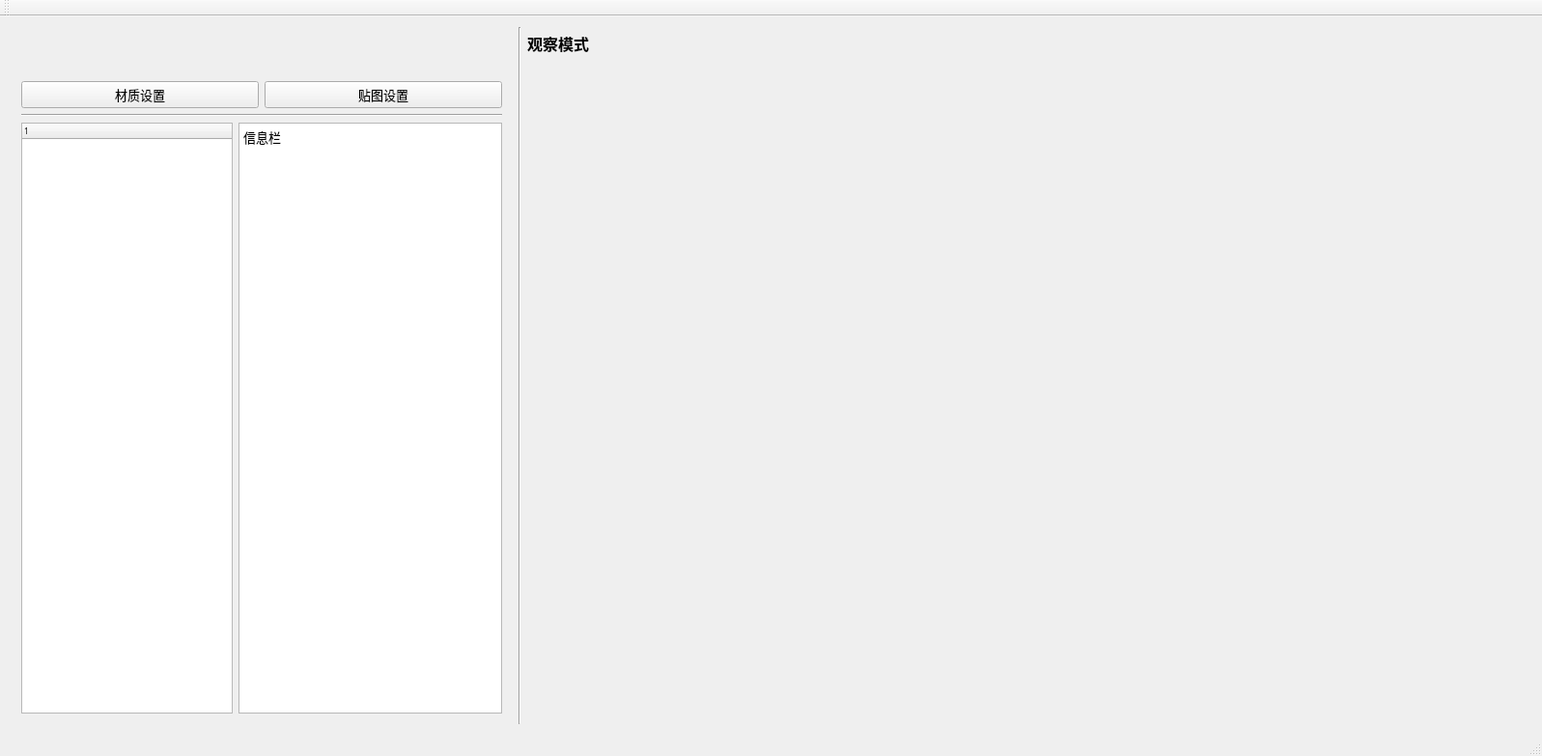
<?xml version="1.0" encoding="UTF-8"?>
<ui version="4.0">
 <class>mainWindowApplicationClass</class>
 <widget class="QMainWindow" name="mainWindowApplicationClass">
  <property name="geometry">
   <rect>
    <x>0</x>
    <y>0</y>
    <width>1597</width>
    <height>783</height>
   </rect>
  </property>
  <property name="font">
   <font>
    <family>Agency FB</family>
    <pointsize>6</pointsize>
    <underline>false</underline>
   </font>
  </property>
  <property name="windowTitle">
   <string>mainWindowApplication</string>
  </property>
  <widget class="QWidget" name="centralWidget">
   <layout class="QGridLayout" name="gridLayout" rowstretch="1,20" columnstretch="1,1,2">
    <item row="0" column="0" rowspan="2">
     <widget class="QWidget" name="secondaryWidget" native="true">
      <layout class="QGridLayout" name="gridLayout_2" rowstretch="6,0,4" columnstretch="4,5">
       <item row="2" column="0">
        <widget class="QTreeWidget" name="treeWidget">
         <column>
          <property name="text">
           <string notr="true">1</string>
          </property>
         </column>
        </widget>
       </item>
       <item row="2" column="1">
        <widget class="QTextEdit" name="info">
         <property name="font">
          <font>
           <family>微软雅黑</family>
           <pointsize>10</pointsize>
          </font>
         </property>
         <property name="html">
          <string>&lt;!DOCTYPE HTML PUBLIC &quot;-//W3C//DTD HTML 4.0//EN&quot; &quot;http://www.w3.org/TR/REC-html40/strict.dtd&quot;&gt;
&lt;html&gt;&lt;head&gt;&lt;meta name=&quot;qrichtext&quot; content=&quot;1&quot; /&gt;&lt;style type=&quot;text/css&quot;&gt;
p, li { white-space: pre-wrap; }
&lt;/style&gt;&lt;/head&gt;&lt;body style=&quot; font-family:'微软雅黑'; font-size:10pt; font-weight:400; font-style:normal;&quot;&gt;
&lt;p style=&quot; margin-top:0px; margin-bottom:0px; margin-left:0px; margin-right:0px; -qt-block-indent:0; text-indent:0px;&quot;&gt;信息栏&lt;/p&gt;&lt;/body&gt;&lt;/html&gt;</string>
         </property>
        </widget>
       </item>
       <item row="0" column="0" colspan="2">
        <layout class="QGridLayout" name="secLayout" rowstretch="0,0">
         <property name="leftMargin">
          <number>0</number>
         </property>
         <property name="topMargin">
          <number>0</number>
         </property>
         <property name="rightMargin">
          <number>0</number>
         </property>
         <property name="bottomMargin">
          <number>0</number>
         </property>
         <item row="0" column="0" colspan="2">
          <layout class="QGridLayout" name="secLayout_2">
           <property name="leftMargin">
            <number>10</number>
           </property>
           <property name="topMargin">
            <number>35</number>
           </property>
           <property name="rightMargin">
            <number>10</number>
           </property>
           <property name="bottomMargin">
            <number>10</number>
           </property>
          </layout>
         </item>
         <item row="1" column="1">
          <widget class="QPushButton" name="button2">
           <property name="font">
            <font>
             <family>微软雅黑</family>
             <pointsize>10</pointsize>
            </font>
           </property>
           <property name="text">
            <string>贴图设置</string>
           </property>
          </widget>
         </item>
         <item row="1" column="0">
          <widget class="QPushButton" name="button1">
           <property name="font">
            <font>
             <family>微软雅黑</family>
             <pointsize>10</pointsize>
            </font>
           </property>
           <property name="text">
            <string>材质设置</string>
           </property>
          </widget>
         </item>
        </layout>
       </item>
       <item row="1" column="0" colspan="2">
        <widget class="Line" name="line">
         <property name="orientation">
          <enum>Qt::Horizontal</enum>
         </property>
        </widget>
       </item>
      </layout>
     </widget>
    </item>
    <item row="1" column="2">
     <layout class="QGridLayout" name="mainLayout">
      <property name="leftMargin">
       <number>10</number>
      </property>
      <property name="topMargin">
       <number>40</number>
      </property>
      <property name="rightMargin">
       <number>10</number>
      </property>
      <property name="bottomMargin">
       <number>10</number>
      </property>
     </layout>
    </item>
    <item row="0" column="2">
     <widget class="QLabel" name="label">
      <property name="font">
       <font>
        <family>微软雅黑</family>
        <pointsize>12</pointsize>
        <weight>75</weight>
        <bold>true</bold>
       </font>
      </property>
      <property name="text">
       <string>观察模式</string>
      </property>
      <property name="alignment">
       <set>Qt::AlignLeading|Qt::AlignLeft|Qt::AlignVCenter</set>
      </property>
      <property name="wordWrap">
       <bool>false</bool>
      </property>
     </widget>
    </item>
    <item row="0" column="1" rowspan="2">
     <widget class="Line" name="line_2">
      <property name="orientation">
       <enum>Qt::Vertical</enum>
      </property>
     </widget>
    </item>
   </layout>
  </widget>
  <widget class="QMenuBar" name="menuBar">
   <property name="geometry">
    <rect>
     <x>0</x>
     <y>0</y>
     <width>1597</width>
     <height>26</height>
    </rect>
   </property>
  </widget>
  <widget class="QToolBar" name="mainToolBar">
   <attribute name="toolBarArea">
    <enum>TopToolBarArea</enum>
   </attribute>
   <attribute name="toolBarBreak">
    <bool>false</bool>
   </attribute>
  </widget>
  <widget class="QStatusBar" name="statusBar"/>
 </widget>
 <layoutdefault spacing="6" margin="11"/>
 <resources>
  <include location="mainWindowApplication.qrc"/>
 </resources>
 <connections/>
</ui>
